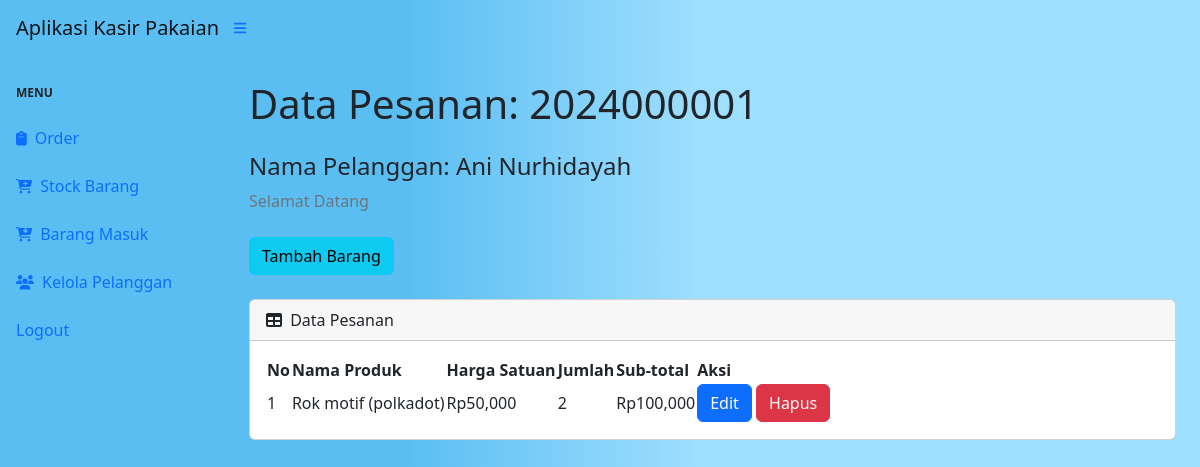
The app's page /view.php?idp=2024000001 (signed in) with its own data.
### tables this page shows
CREATE TABLE `pesanan` (
  `idorder` int(11) NOT NULL,
  `tanggal` timestamp NOT NULL DEFAULT current_timestamp(),
  `idpelanggan` int(11) NOT NULL
);

CREATE TABLE `pelanggan` (
  `idpelanggan` int(11) NOT NULL,
  `namapelanggan` varchar(30) NOT NULL,
  `notelp` varchar(15) NOT NULL,
  `alamat` text NOT NULL
);

CREATE TABLE `detailpesanan` (
  `iddetailpesanan` int(11) NOT NULL,
  `idpesanan` int(11) NOT NULL,
  `idproduk` int(11) NOT NULL,
  `qty` int(11) NOT NULL
);

CREATE TABLE `produk` (
  `idproduk` int(11) NOT NULL,
  `namaproduk` varchar(20) NOT NULL,
  `deskripsi` varchar(30) NOT NULL,
  `harga` int(11) NOT NULL,
  `stock` int(11) NOT NULL
);

### view.php (the view, shortened to what this page needs)
<?php
require 'ceklogin.php';
if (isset($_GET['idp'])) {
    $idp = $_GET['idp'];
    $ambilnamapelanggan = mysqli_query($c, "select * from pesanan p, pelanggan pl where p.idpelanggan=pl.idpelanggan and p.idorder='$idp'");
    $np = mysqli_fetch_array($ambilnamapelanggan);
    $namapel = $np['namapelanggan'];
} else {
    header('location:index.php');
}
?>
<!DOCTYPE html>
<html lang="en">
<head>
    <link href="https://cdn.jsdelivr.net/npm/simple-datatables@7.1.2/dist/style.min.css" rel="stylesheet" />
    <link href="css/styles.css" rel="stylesheet" />
</head>
<body class="" style="background: rgb(91,190,242);
     background: linear-gradient(90deg, rgba(91,190,242,1) 34%, rgba(158,222,255,1) 58%);">
    <body class="sb-nav-fixed">
        <nav class="sb-topnav navbar navbar-expand navbar-linear-gradient bg-linear-gradient">
            <a class="navbar-brand ps-3" href="index.php">Aplikasi Kasir Pakaian</a>
            <button class="btn btn-link btn-sm order-1 order-lg-0 me-4 me-lg-0" id="sidebarToggle" href="#!"><i class="fas fa-bars"></i></button>
        </nav>
        <div id="layoutSidenav">
            <div id="layoutSidenav_nav">
                <nav class="sb-sidenav accordion sb-sidenav-linear-gradient" id="sidenavAccordion">
                    <div class="sb-sidenav-menu">
                        <div class="nav">
                            <div class="sb-sidenav-menu-heading">Menu</div>
                            <a class="nav-link" href="index.php">
                                <div class="sb-nav-link-icon"><i class="fas fa-clipboard"></i></div>
                                Order
                            </a>
                            <a class="nav-link" href="stock.php">
                                <div class="sb-nav-link-icon"><i class="fas fa-cart-plus"></i></div>
                                Stock Barang
                            </a>
                            <a class="nav-link" href="masuk.php">
                                <div class="sb-nav-link-icon"><i class="fas fa-cart-arrow-down"></i></div>
                                Barang Masuk
                            </a>
                            <a class="nav-link" href="pelanggan.php">
                                <div class="sb-nav-link-icon"><i class="fas fa-users"></i></div>
                                Kelola Pelanggan
                            </a>
                            <a class="nav-link" href="logout.php">
                                Logout
                            </a>
                        </div>
                    </div>
                </nav>
            </div>
            <div id="layoutSidenav_content">
                <main>
                    <div class="container-fluid px-4">
                        <h1 class="mt-4">Data Pesanan: <?= $idp; ?></h1>
                        <h4 class="mt-4">Nama Pelanggan: <?= $namapel; ?></h4>
                        <ol class="breadcrumb mb-4">
                            <li class="breadcrumb-item active">Selamat Datang</li>
                        </ol>
                        <button type="button" class="btn btn-info mb-4" data-bs-toggle="modal" data-bs-target="#myModal">
                            Tambah Barang
                        </button>
                        <div class="card mb-4">
                            <div class="card-header">
                                <i class="fas fa-table me-1"></i>
                                Data Pesanan
                            </div>
                            <div class="card-body">
                                <table id="datatablesSimple">
                                    <thead>
                                        <tr>
                                            <th>No</th>
                                            <th>Nama Produk</th>
                                            <th>Harga Satuan</th>
                                            <th>Jumlah</th>
                                            <th>Sub-total</th>
                                            <th>Aksi</th>
                                        </tr>
                                    </thead>
                                    <tbody>
                                        <?php
                                        $get = mysqli_query($c, "select * from detailpesanan p, produk pr where p.idproduk=pr.idproduk and idpesanan='$idp'");
                                        $i = 1;
                                        while ($p = mysqli_fetch_array($get)) {
                                            $idpr = $p['idproduk'];
                                            $qty = $p['qty'];
                                            $harga = $p['harga'];
                                            $namaproduk = $p['namaproduk'];
                                            $desc = $p['deskripsi'];
                                            $subtotal = $qty * $harga;
                                        ?>
                                            <tr>
                                                <td><?= $i++; ?></td>
                                                <td><?= $namaproduk; ?> (<?= $desc; ?>)</td>
                                                <td>Rp<?= number_format($harga); ?></td>
                                                <td><?= number_format($qty); ?></td>
                                                <td>Rp<?= number_format($subtotal); ?></td>
                                                <td>
                                                    <button type="button" class="btn btn-primary" data-bs-toggle="modal" data-bs-target="#edit<?= $idpr; ?>">
                                                        Edit
                                                    </button>
                                                    <button type="button" class="btn btn-danger" data-bs-toggle="modal" data-bs-target="#delete<?= $idpr; ?>">
                                                        Hapus
                                                    </button>
                                                </td>
                                            </tr>
                                        <?php
                                        };
                                        ?>
                                    </tbody>
                                </table>
                            </div>
                        </div>
                    </div>
                </main>
            </div>
        </div>
    </body>
</html>

### records on screen
pesanan: idpelanggan.namapelanggan "Ani Nurhidayah"
detailpesanan: idproduk.namaproduk "Rok motif", idproduk.deskripsi "polkadot", idproduk.harga "50,000", qty "2", qty.harga "100,000"

### other values on screen
$idp "2024000001"
